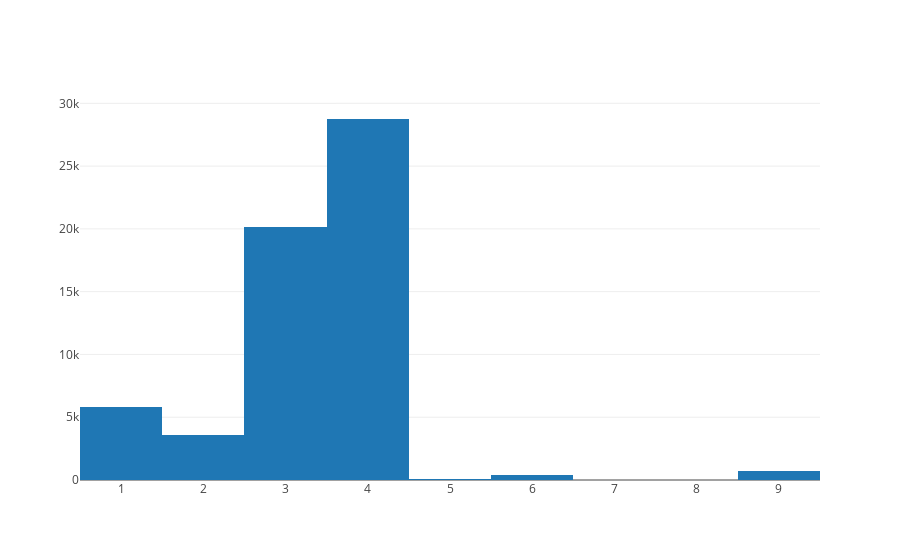

Notebook code for this chart:
### Code cell
import plotly.graph_objs as go
from plotly.offline import init_notebook_mode, iplot #Ajouter plot pour enregistrer un html

init_notebook_mode(connected=True)
h = [go.Histogram(x=dfs[2]['catr'])]
iplot(h)

### Figure 1 — Plotly figure (JSON) as saved in the notebook; plotly's stock layout.template omitted (floating-point values rounded to 4 significant figures; data arrays with more than 128 entries replaced by an {"elided": "..."} marker saying what was removed)
{"data": [{"type": "histogram", "x": {"elided": "59432 int values"}}], "layout": {}}
